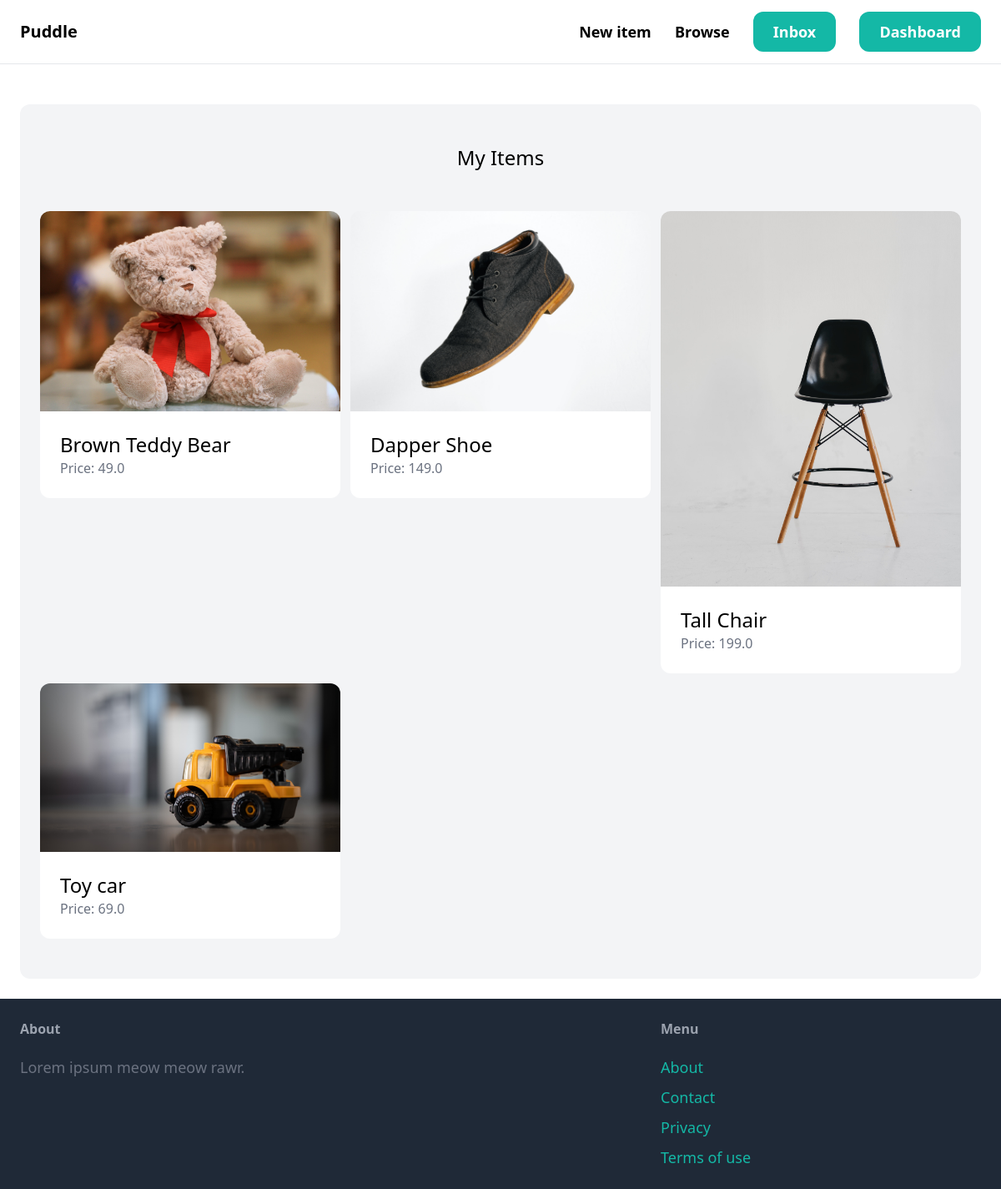
The page /dashboard/ (signed in) on the database its author committed.
### item/models.py (models this page shows, shortened)
class Item(models.Model):
    category = models.ForeignKey(Category, related_name='items', on_delete=models.CASCADE)
    name = models.CharField(max_length=255)
    description = models.TextField(blank=True, null=True)
    price = models.FloatField()
    image = models.ImageField(upload_to='item_images', blank=True, null=True)
    is_sold = models.BooleanField(default=False)
    created_by = models.ForeignKey(User, related_name='items', on_delete=models.CASCADE)
    created_at = models.DateTimeField(auto_now_add=True)
    class Meta:
        ordering = ('name', )

### dashboard/views.py (the view)
# urls.py: path('', views.index, name='index'),
@login_required
def index(request):
    items = Item.objects.filter(created_by=request.user)
    return render(request, 'dashboard/index.html', {
        'items': items
    })

### dashboard/templates/dashboard/index.html (shortened to what this page needs)
{% extends 'core/base.html' %}
{% block content %}
    <div class="mt-6 px-6 py-12 bg-gray-100 rounded-xl">
        <h2 class="mb-12 text-2xl text-center">My Items</h2>
        <div class="grid grid-cols-3 gap-3">
            {% for item in items %}
                <div>
                    <a href="{% url 'item:detail' item.id %}">
                        <div>
                            <img src="{{ item.image.url }}" class="rounded-t-xl">
                        </div>
                        <div class="p-6 bg-white rounded-b-xl">
                            <h2 class="text-2xl">{{ item.name }} </h2>
                            <p class="text-gray-500"> Price: {{item.price}} </p>
                        </div>
                    </a>
                </div>
            {% endfor %}
        </div>
    </div>
{% endblock %}

### rows shown on the page
Item: image (picture), name "Brown Teddy Bear", price "49.0"
Item: image (picture), name "Dapper Shoe", price "149.0"
Item: image (picture), name "Tall Chair", price "199.0"
Item: image (picture), name "Toy car", price "69.0"
